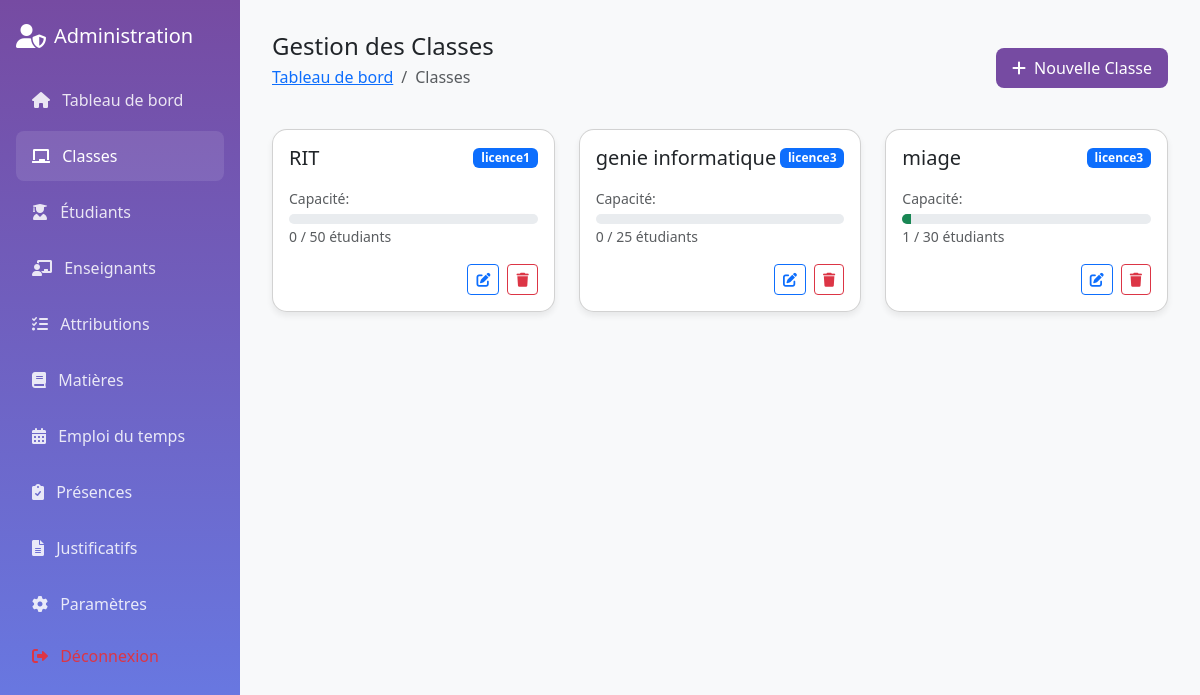
Screenshot of /admin/classes.php (signed in) with the database file from the repository.
### tables this page shows
CREATE TABLE IF NOT EXISTS `classes` (
  `id` int NOT NULL AUTO_INCREMENT,
  `nom` varchar(50) NOT NULL,
  `niveau` varchar(20) NOT NULL,
  `annee_scolaire` varchar(9) NOT NULL,
  `created_at` timestamp NULL DEFAULT CURRENT_TIMESTAMP,
  `capacite` int NOT NULL DEFAULT '30',
  PRIMARY KEY (`id`)
);

### admin/classes.php (the view, shortened to what this page needs)
<?php
require_once('../config/db.php');
$stmt = $conn->query("
    SELECT c.*, COUNT(i.etudiant_id) as nb_etudiants
    FROM classes c
    LEFT JOIN inscriptions i ON c.id = i.classe_id
    GROUP BY c.id
    ORDER BY c.niveau, c.nom
");
$classes = $stmt->fetchAll(PDO::FETCH_ASSOC);
?>
<!DOCTYPE html>
<html lang="fr">
<head>
    <link href="https://cdn.jsdelivr.net/npm/bootstrap@5.3.0/dist/css/bootstrap.min.css" rel="stylesheet">
    <link href="https://cdnjs.cloudflare.com/ajax/libs/font-awesome/6.0.0/css/all.min.css" rel="stylesheet">
</head>
<body>
     <div class="sidebar position-fixed" style="width: 240px;">
        <div class="p-3">
            <div class="d-flex align-items-center mb-4 mt-2">
                <i class="fas fa-user-shield fs-4 me-2"></i>
                <h5 class="mb-0">Administration</h5>
            </div>
            <nav class="nav flex-column">
                <a class="nav-link" href="dashboard.php">
                    <i class="fas fa-home me-2"></i>
                    Tableau de bord
                </a>
                <a class="nav-link active" href="classes.php">
                    <i class="fas fa-chalkboard me-2"></i>
                    Classes
                </a>
                <a class="nav-link" href="etudiants.php">
                    <i class="fas fa-user-graduate me-2"></i>
                    Étudiants
                </a>
                <a class="nav-link" href="enseignants.php">
                    <i class="fas fa-chalkboard-teacher me-2"></i>
                    Enseignants
                </a>
                <a class="nav-link" href="attributions.php">
                    <i class="fas fa-tasks me-2"></i>
                    Attributions
                </a>
                <a class="nav-link" href="matieres.php">
                    <i class="fas fa-book me-2"></i>
                    Matières
                </a>
                <a class="nav-link" href="emploi_temps.php">
                    <i class="fas fa-calendar-alt me-2"></i>
                    Emploi du temps
                </a>
                <a class="nav-link" href="presences.php">
                    <i class="fas fa-clipboard-check me-2"></i>
                    Présences
                </a>
                <a class="nav-link" href="justificatifs.php">
                    <i class="fas fa-file-alt me-2"></i>
                    Justificatifs
                </a>
                <a class="nav-link" href="parametres.php">
                    <i class="fas fa-cog me-2"></i>
                    Paramètres
                </a>
                <a class="nav-link text-danger mt-auto" href="../auth/logout.php">
                    <i class="fas fa-sign-out-alt me-2"></i>
                    Déconnexion
                </a>
            </nav>
        </div>
    </div>
    <div class="main-content">
        <div class="d-flex justify-content-between align-items-center mb-4">
            <div>
                <h4 class="mb-1">Gestion des Classes</h4>
                <nav aria-label="breadcrumb">
                    <ol class="breadcrumb">
                        <li class="breadcrumb-item"><a href="dashboard.php">Tableau de bord</a></li>
                        <li class="breadcrumb-item active">Classes</li>
                    </ol>
                </nav>
            </div>
            <button class="btn btn-custom" data-bs-toggle="modal" data-bs-target="#addClasseModal">
                <i class="fas fa-plus me-2"></i>Nouvelle Classe
            </button>
        </div>
        <div class="row g-4">
            <?php foreach ($classes as $classe): ?>
            <div class="col-md-4">
                <div class="card classe-card">
                    <div class="card-body">
                        <div class="d-flex justify-content-between align-items-center mb-3">
                            <h5 class="card-title mb-0">
                                <?php echo htmlspecialchars($classe['nom']); ?>
                            </h5>
                            <span class="badge bg-primary">
                                <?php echo htmlspecialchars($classe['niveau']); ?>
                            </span>
                        </div>
                        <div class="mb-3">
                            <small class="text-muted">Capacité:</small>
                            <div class="progress mt-1">
                                <?php
                                $occupation = ($classe['nb_etudiants'] / $classe['capacite']) * 100;
                                $progressClass = $occupation >= 90 ? 'bg-danger' : ($occupation >= 70 ? 'bg-warning' : 'bg-success');
                                ?>
                                <div class="progress-bar <?php echo $progressClass; ?>"
                                     role="progressbar"
                                     style="width: <?php echo $occupation; ?>%"
                                     aria-valuenow="<?php echo $occupation; ?>"
                                     aria-valuemin="0"
                                     aria-valuemax="100">
                                </div>
                            </div>
                            <small class="text-muted">
                                <?php echo $classe['nb_etudiants']; ?> / <?php echo $classe['capacite']; ?> étudiants
                            </small>
                        </div>
                        <div class="d-flex justify-content-end gap-2">
                            <button class="btn btn-sm btn-outline-primary"
                                    onclick="editClasse(<?php echo htmlspecialchars(json_encode($classe)); ?>)">
                                <i class="fas fa-edit"></i>
                            </button>
                            <button class="btn btn-sm btn-outline-danger"
                                    onclick="deleteClasse(<?php echo $classe['id']; ?>, '<?php echo htmlspecialchars($classe['nom']); ?>')">
                                <i class="fas fa-trash"></i>
                            </button>
                        </div>
                    </div>
                </div>
            </div>
            <?php endforeach; ?>
        </div>
    </div>
</body>
</html>

### admin/classes.php (style rules this page uses)
:root { --primary-color: #764ba2; --secondary-color: #667eea; }
body { font-family: 'Segoe UI', Tahoma, Geneva, Verdana, sans-serif; background-color: #f8f9fa; }
.sidebar { background: linear-gradient(180deg, var(--primary-color) 0%, var(--secondary-color) 100%); min-height: 100vh; color: white; }
.sidebar .nav-link { color: rgba(255, 255, 255, 0.85); padding: 0.8rem 1rem; margin: 0.2rem 0; border-radius: 8px; transition: all 0.3s ease; }
.sidebar .nav-link:hover, .sidebar .nav-link.active { background: rgba(255, 255, 255, 0.1); color: white; }
.main-content { margin-left: 240px; padding: 2rem; }
.card { border-radius: 15px; box-shadow: 0 4px 6px rgba(0, 0, 0, 0.07); }
.btn-custom { background: var(--primary-color); color: white; border: none; padding: 0.5rem 1rem; border-radius: 8px; }
.classe-card { transition: transform 0.3s ease; }
.progress { height: 10px; border-radius: 5px; }

### rows the page displays
classes: nom "RIT", niveau "licence1", nb_etudiants "0", capacite "50"
classes: nom "genie informatique", niveau "licence3", nb_etudiants "0", capacite "25"
classes: nom "miage", niveau "licence3", $occupation 3.3333333333333 (drawn), nb_etudiants "1", capacite "30"
